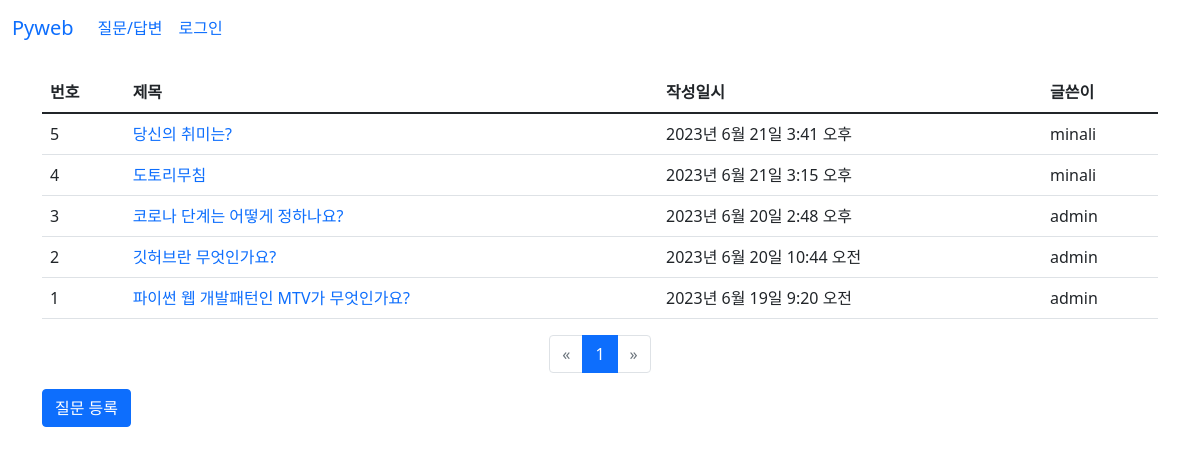
Page /board/ on the earlier database version.
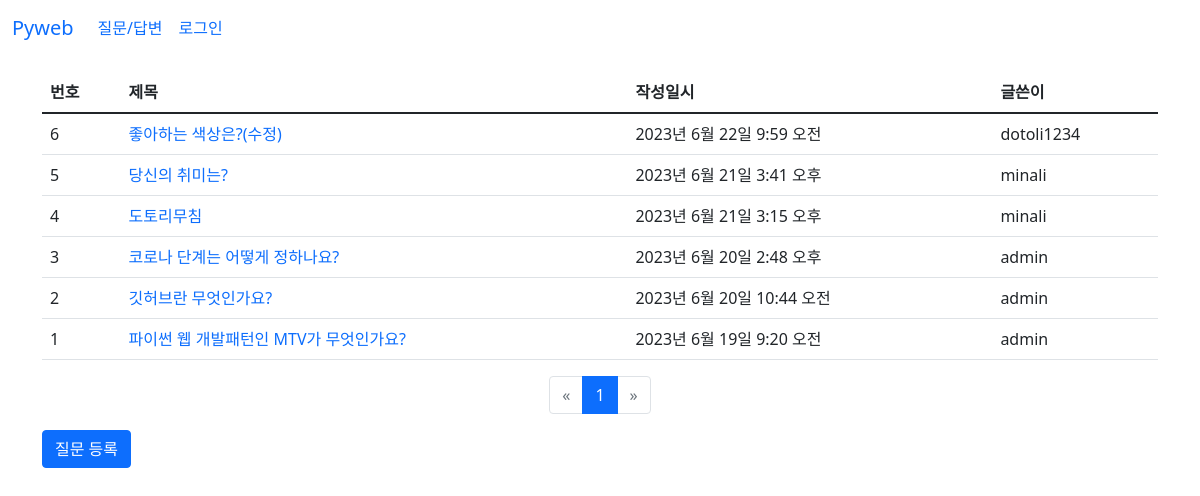
Same page on the later database version.
### board/models.py (models this page shows, shortened)
class Question(models.Model):
    author = models.ForeignKey(User,on_delete=models.CASCADE)
    subject = models.CharField(max_length=200)  #제목
    content = models.TextField()                #질문 내용
    create_date = models.DateTimeField()        #등록일
    modify_date = models.DateTimeField(null=True, blank=True) # Null을 허용한다.

### board/views.py (the view)
# urls.py: path('', views.question_list, name='question_list'),
def question_list(request):
    question_list = Question.objects.order_by('-create_date')  #내림차순
    page = request.GET.get('page', '1')
    paginator = Paginator(question_list, 10) #페이지당 게시글 -10
    page_obj = paginator.get_page(page)
    context = {'question_list': page_obj}
    return render(request, 'board/question_list.html', context)

### board/templatetags/board_filter.py (called while the page is built)
@register.filter
def sub(value,arg):
    return value - arg # 원래값 - 매개값 -> |sub:arg

### templates/board/question_list.html
{%  extends 'base.html' %}
{% load board_filter %}
{% block content %}
<div class="container my-3" xmlns="http://www.w3.org/1999/html">
    <section id ="question_list">
        <table class="table">
            <thead>
                <tr class="table-Primary">
                    <th>번호</th><th>제목</th><th>작성일시</th><th>글쓴이</th>
                </tr>
            </thead>
            <tbody>
                {% if question_list %}
                    {% for question in question_list %}
                    <tr>
                        <td> {{ question_list.paginator.count|sub:question_list.start_index|sub:forloop.counter0|add:1 }}   </td>
                        <td>
                            <a href="{% url 'board:detail' question.id %}">{{  question.subject }}</a>
                        </td>
                        <td>
                            {{  question.create_date }}
                        </td>
                        <td>{{ question.author }}</td>
                    </tr>
                    {%  endfor %}
                {% else %}
                    <tr>
                        <td>질문이 없습니다.</td>
                    </tr>
                {% endif %}
            </tbody>
        </table>
        <ul class="pagination justify-content-center">
            {% if question_list.has_previous %}
             <li class="page-item">
                <a class="page-link disabled" href="?page={{ question_list.previous_page_number }}">
                    &laquo;
                </a>
            </li>
            {% else %}
                <li class="page-item disabled">
                    <a class="page-link" href="">&laquo;</a>
                </li>
            {% endif %}
            {% for page_number in question_list.paginator.page_range %}
                {% if page_number == question_list.number %}
            <li class="page-item active">
                    <a class="page-link" href="?page={{ page_number }}">
                        {{ page_number }}
                    </a>
            </li>
           {% else %}
            <li class="page-item">
                <a class="page-link" href="?page={{ page_number }}">
                    {{ page_number }}
                </a>
            </li>
            {% endif %}
            {% endfor %}
            {% if question_list.has_next %}
             <li class="page-item ">
                <a class="page-link"
                   href="?page={{ question_list.next_page_number }}"> &raquo;    </a>
            </li>
            {% else %}
                <li class="page-item disabled">
                    <a class="page-link" href="">&raquo;</a>
                </li>
            {% endif %}
        </ul>
    <a href="{% url 'board:question_create' %}"
        class="btn btn-primary">질문 등록</a>
    </section>
</div>
{% endblock %}

### templates/base.html (shortened to what this page needs)
<!DOCTYPE html>
<html lang="ko">
{%  load static %}
<head>
    <link rel="stylesheet" href="{% static 'board/css/bootstrap.css' %}">
    <link rel="stylesheet" href="{% static 'board/css/style.css' %}">
</head>
<body>
{% include 'navbar.html' %}
{% block content %}
{% endblock %}
</body>
</html>

### templates/navbar.html (shortened to what this page needs)
<nav class="navbar navbar-expand-lg bg-body-tertiary">
  <div class="container-fluid">
    <a class="navbar-brand" href="/">Pyweb</a>
    <div class="collapse navbar-collapse" id="navbarSupportedContent">
      <ul class="navbar-nav me-auto mb-2 mb-lg-0">
        <li class="nav-item">
          <a class="nav-link active" aria-current="page" href="/board">질문/답변</a>
        </li>
        <li class="nav-item">
            {% if user.is_authenticated %}
          <a class="nav-link" href="{% url 'common:logout' %}">
              {{ user.username }}(로그아웃)</a>
            {% else %}
          <a class="nav-link" href="{% url 'common:login' %}">로그인</a>
            {% endif %}
        </li>
      </ul>
    </div>
  </div>
</nav>

### static/board/css/style.css (style rules this page uses)
a { text-decoration : none; }

Differences in the rows shown:
added Question: paginator.count|sub "6", subject "좋아하는 색상은?(수정)", create_date "2023년 6월 22일 9:59 오전", author "dotoli1234"
